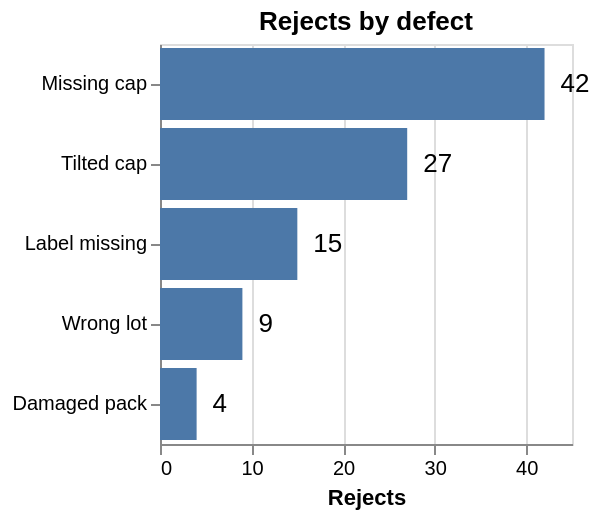

Vega-Lite specification for this chart:
### Vega-Lite specification from a JSON file in a GitHub repository (floating-point values rounded to 4 significant figures)
{"$schema": "https://vega.github.io/schema/vega-lite/v6.json", "width": "container", "height": {"step": 40}, "data": {"values": [{"defect": "Missing cap", "count": 42}, {"defect": "Tilted cap", "count": 27}, {"defect": "Label missing", "count": 15}, {"defect": "Wrong lot", "count": 9}, {"defect": "Damaged pack", "count": 4}]}, "layer": [{"mark": "bar"}, {"mark": {"type": "text", "align": "left", "dx": 8, "fontWeight": 500, "fontSize": 13}, "encoding": {"text": {"field": "count"}}}], "encoding": {"y": {"field": "defect", "type": "nominal", "sort": null, "title": null}, "x": {"field": "count", "type": "quantitative", "title": "Rejects", "axis": {"grid": true}}}, "autosize": {"type": "fit", "contains": "padding", "resize": true}, "title": "Rejects by defect", "description": "Synthetic example data for chart design, not AIS measurements or model benchmarks."}
